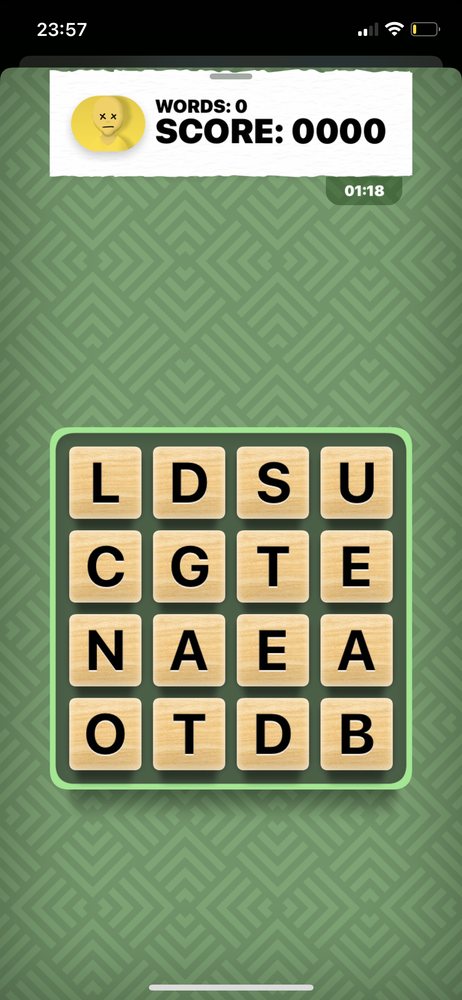
#> input picture archived/images/letters.PNG, 462 x 1000 px, shrunk from 1170 x 2532 before the run, found by its file name
$ python image_static.py
#> lines starting #> are read from the running program, lines starting #| are printed output that depends on the picture; after the words box and inside, x2 and y2 are one past the last pixel; in counts of white or black regions, pixels touching at a corner belong together
import cv2
import numpy as np
import pytesseract

# Load the image
image = cv2.imread('letters.png')
#> image is the input picture: shape (1000, 462, 3); mean B, G, R 108.1, 143.9, 127.3

# Convert the image to grayscale
gray = cv2.cvtColor(image, cv2.COLOR_BGR2GRAY)
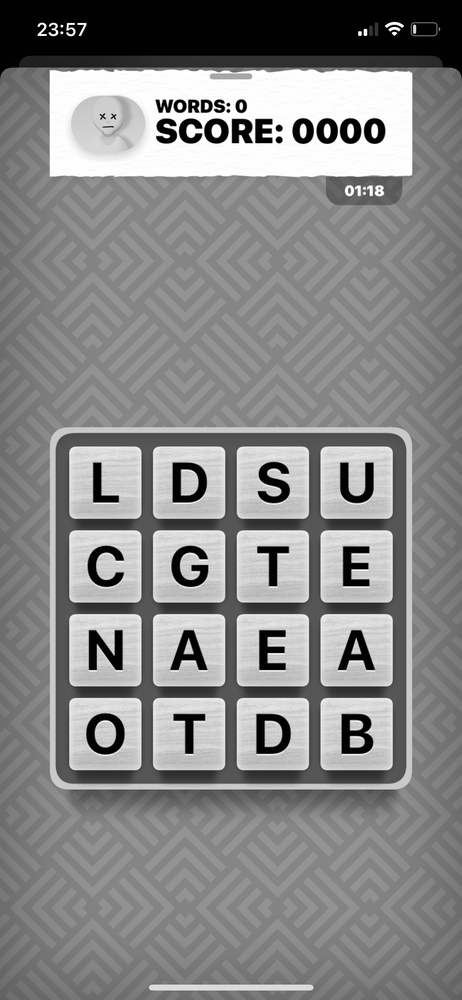
#> gray: shape (1000, 462); min 0, max 255, mean 134.8
gray = cv2.bitwise_not(gray)
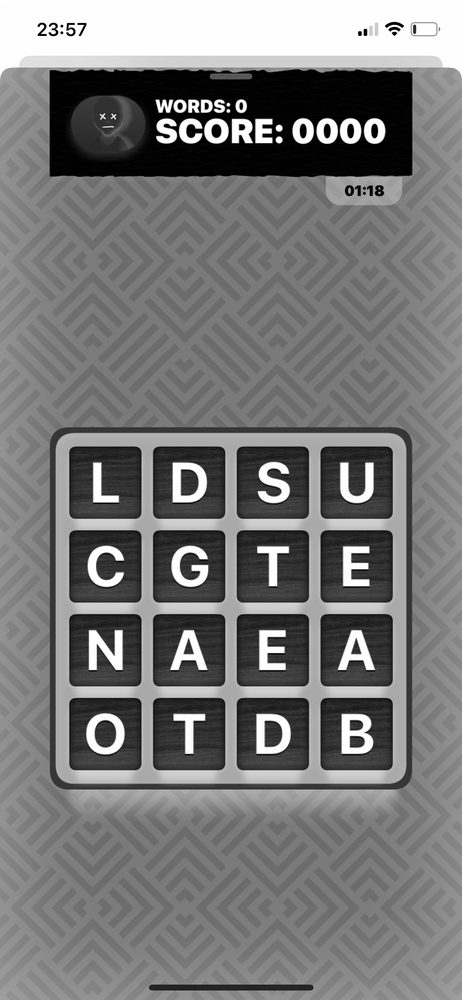
#> gray: shape (1000, 462); min 0, max 255, mean 120.2

# Apply thresholding to get a binary image
_, thresh = cv2.threshold(gray, 150, 255, cv2.THRESH_BINARY_INV)
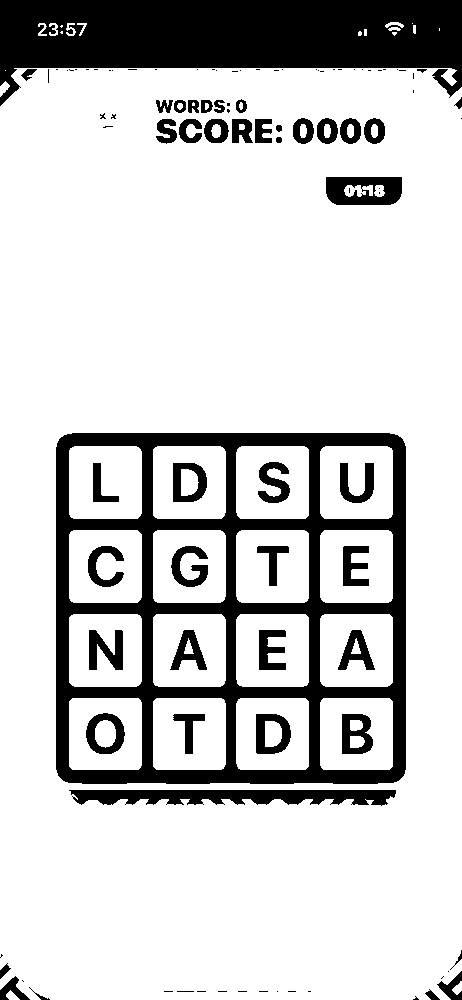
#> thresh: shape (1000, 462); 80.1% white; 102 black regions (56 under 20 px)

# Find contours in the binary image
contours, _ = cv2.findContours(thresh, cv2.RETR_EXTERNAL, cv2.CHAIN_APPROX_SIMPLE)
#> contours = 19 contours, 9 with area under 20; largest, box (x1, y1, x2, y2) and area: (0, 68, 462, 1000) 427198, (0, 81, 10, 97) 69, (452, 981, 462, 995) 66, (6, 990, 20, 1000) 64, (385, 22, 404, 28) 43

contours, _ = cv2.findContours(thresh, cv2.RETR_LIST, cv2.CHAIN_APPROX_SIMPLE)
#> contours = 175 contours, 90 with area under 20; largest, box (x1, y1, x2, y2) and area: (0, 68, 462, 1000) 427198, (55, 432, 407, 785) 123121, (320, 614, 393, 687) 5154, (69, 530, 142, 603) 5154, (69, 614, 142, 687) 5153
for c in contours:
    rect = cv2.boundingRect(c)
    if rect[2] < 100 or rect[3] < 100: continue
    print(cv2.contourArea(c))
    x,y,w,h = rect
    cv2.rectangle(thresh,(x,y),(x+w,y+h),(0,255,0),2)

    roi = gray[y:y + h, x:x + w]
#> (the run stopped early here; a loop or call above may not have finished)

$ run again, with archived/images/sample_words.png copied over archived/images/letters.PNG
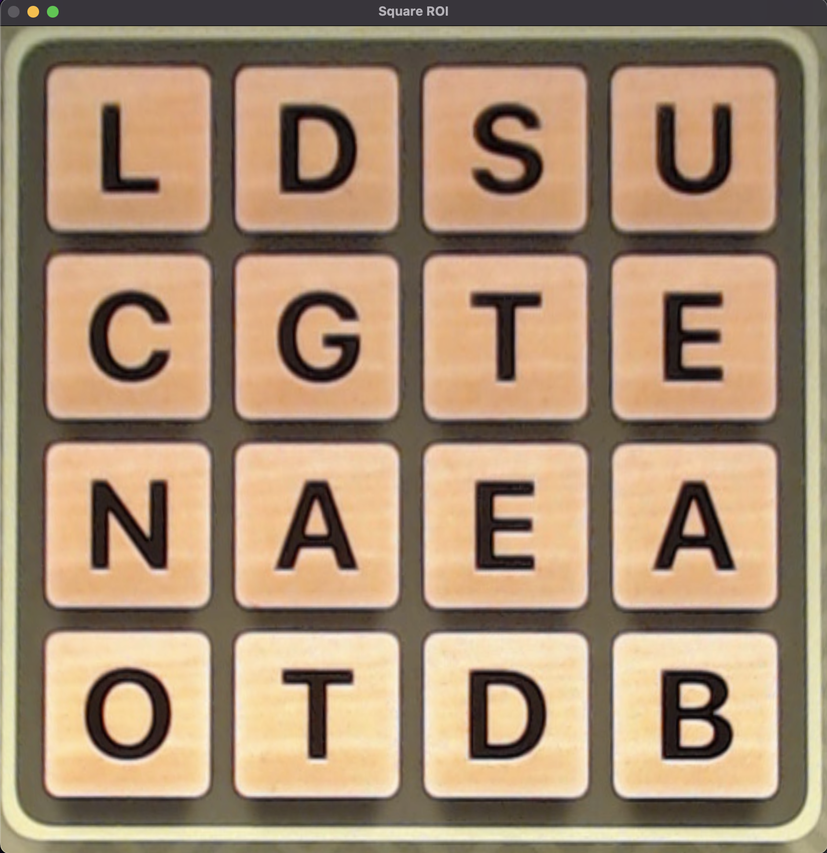
#> input picture archived/images/sample_words.png, 827 x 853 px, shrunk from 1692 x 1744 before the run, found by its file name
#> image is the input picture: shape (853, 827, 3); mean B, G, R 113.4, 139.8, 165.1
#> `gray = cv2.bitwise_not(gray)`:
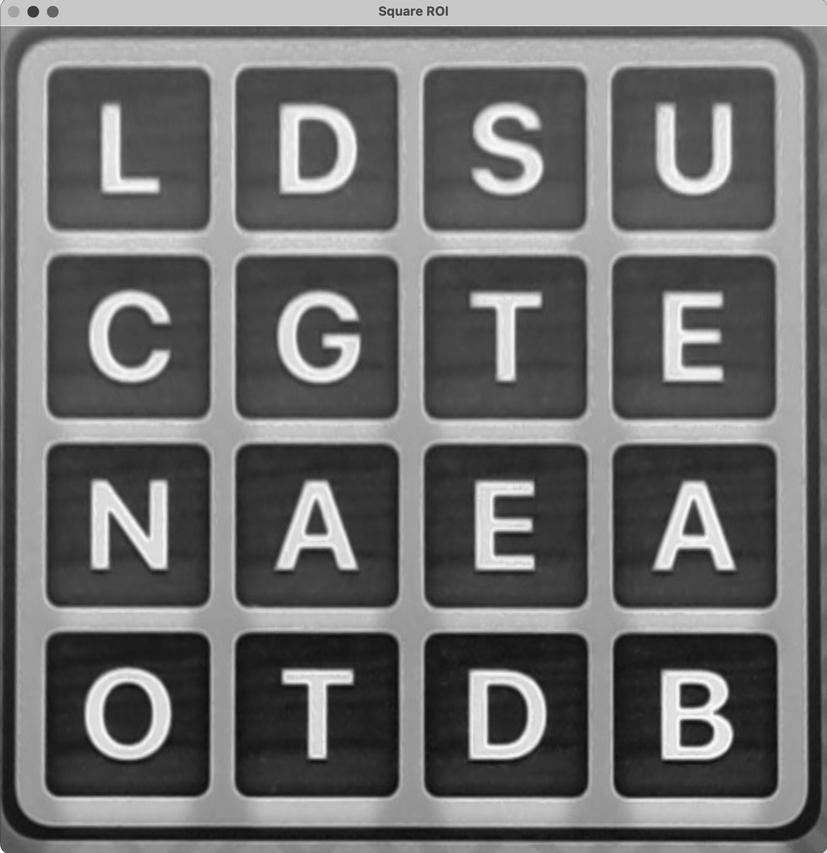
#> gray: shape (853, 827); min 12, max 255, mean 110.6
#> `_, thresh = cv2.threshold(gray, 150, 255, cv2.THRESH_BINARY_INV)`:
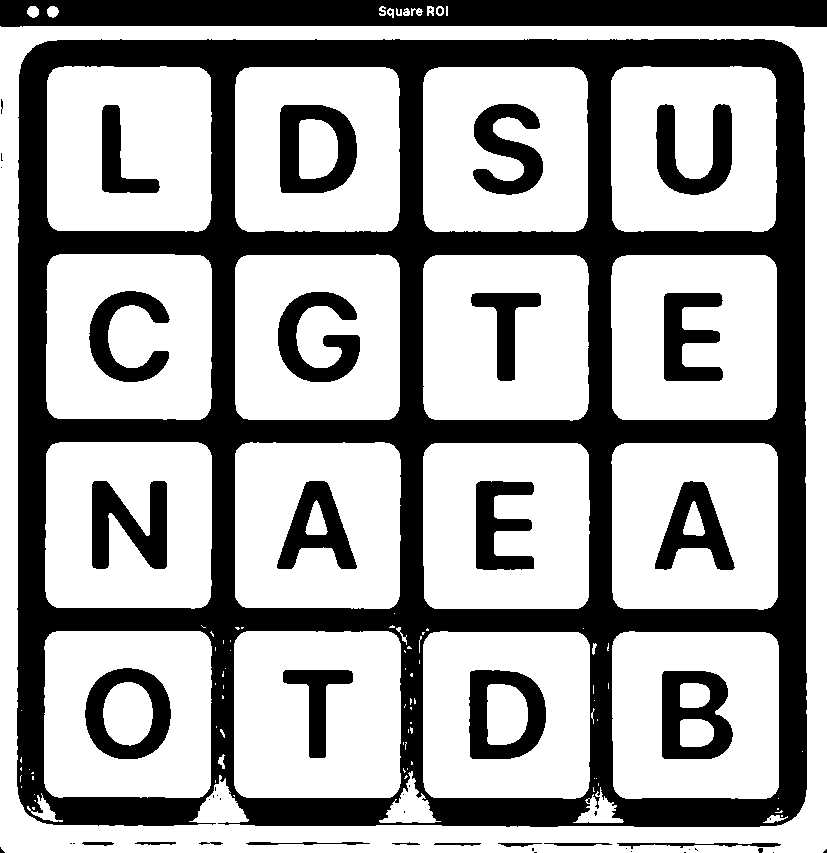
#> thresh: shape (853, 827); 64.1% white; 59 black regions (29 under 20 px)
#> `contours, _ = cv2.findContours(thresh, cv2.RETR_EXTERNAL, cv2.CHAIN_AP..`: contours = 11 contours, 2 with area under 20; largest, box (x1, y1, x2, y2) and area: (0, 26, 827, 853) 682172, (27, 6, 39, 18) 96, (47, 6, 59, 18) 92, (436, 6, 444, 16) 55, (427, 6, 434, 16) 42
#> `contours, _ = cv2.findContours(thresh, cv2.RETR_LIST, cv2.CHAIN_APPROX..`: contours = 165 contours, 97 with area under 20; largest, box (x1, y1, x2, y2) and area: (0, 26, 827, 853) 682172, (16, 38, 808, 828) 618065, (234, 631, 401, 798) 27290, (44, 631, 212, 798) 27238, (612, 631, 779, 799) 27220
